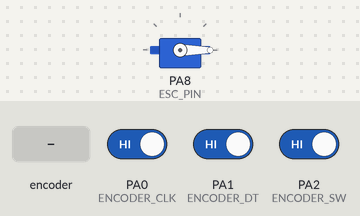
The program below on a simulated STM32 Blue Pill. Parts: servo. Inputs (shaded band) come from the test bench; at power-on: PA2 (ENCODER_SW) HIGH, PA0 (ENCODER_CLK) HIGH, PA1 (ENCODER_DT) HIGH.

Above: at 3.8 s.
3.9 s: PA2 (ENCODER_SW) driven LOW
At 4.4 s:
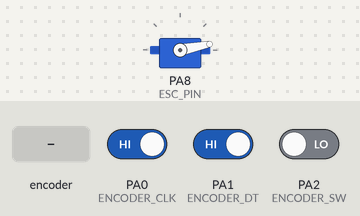
5.4 s: rotary encoder on PA0 (ENCODER_CLK) / PA1 (ENCODER_DT) turned 2 steps (second pin leading)
At 5.9 s:
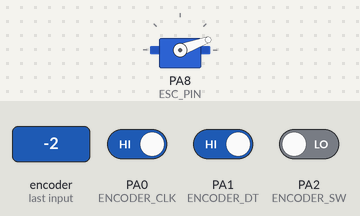
Timing chart, 0 to 8.4 s (numbered marks = the images above; inputs shaded):
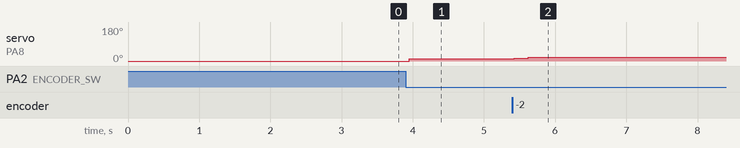

The program:

main.cpp
```cpp
#include <Arduino.h>
#include <Servo.h>

// Pin Definitions
#define ENCODER_CLK PA0
#include <Servo.h>

// Pin Definitions
#define ENCODER_CLK PA0
#define ENCODER_DT  PA1
#define ENCODER_SW  PA2
#define ESC_PIN     PA8

Servo esc;

// Speed Control Limits (Microsecond Servo Pulses)
const int MIN_THROTTLE = 1000;
const int START_SPEED  = 1060;
const int MAX_THROTTLE = 2000;
const int SPEED_STEP   = 25;

// Shared Variables (Used in Interrupts)
volatile int targetSpeed = MIN_THROTTLE;
volatile bool isFanOn    = false;
volatile unsigned long lastEncoderTime = 0;

// Button Tracking
bool lastRawReading  = HIGH;
bool buttonState      = HIGH;
unsigned long lastDebounceTime = 0;
const unsigned long debounceDelay = 50;

// ESC Arming State
bool escArmed = false;
unsigned long armingStartTime = 0;

int lastSentSpeed = -1;

void ISR_EncoderChange() {
  unsigned long currentTime = millis();
  if (currentTime - lastEncoderTime > 5) {
    if (isFanOn) {
      if (digitalRead(ENCODER_DT) == LOW) {
        targetSpeed += SPEED_STEP;
      } else {
        targetSpeed -= SPEED_STEP;
      }
      targetSpeed = constrain(targetSpeed, START_SPEED, MAX_THROTTLE);
    }
    lastEncoderTime = currentTime;
  }
}

void setup() {
  pinMode(ENCODER_CLK, INPUT_PULLUP);
  pinMode(ENCODER_DT, INPUT_PULLUP);
  pinMode(ENCODER_SW, INPUT_PULLUP);

  esc.attach(ESC_PIN, MIN_THROTTLE, MAX_THROTTLE);
  esc.writeMicroseconds(MIN_THROTTLE);
  armingStartTime = millis();

  attachInterrupt(digitalPinToInterrupt(ENCODER_CLK), ISR_EncoderChange, FALLING);
}

void loop() {
  if (!escArmed) {
    if (millis() - armingStartTime >= 3000) {
      escArmed = true;
    }
    return;
  }

  bool rawReading = digitalRead(ENCODER_SW);

  if (rawReading != lastRawReading) {
    lastDebounceTime = millis();
  }

  if ((millis() - lastDebounceTime) > debounceDelay) {
    if (rawReading != buttonState) {
      buttonState = rawReading;
      if (buttonState == LOW) {
        isFanOn = !isFanOn;
        targetSpeed = isFanOn ? START_SPEED : MIN_THROTTLE;
      }
    }
  }
  lastRawReading = rawReading;

  int speedSnapshot;
  noInterrupts();
  speedSnapshot = targetSpeed;
  interrupts();

  if (speedSnapshot != lastSentSpeed) {
    esc.writeMicroseconds(speedSnapshot);
    lastSentSpeed = speedSnapshot;
  }
}
```

Measured:
- after the input at 3.9 s, servo on PA8 (ESC_PIN): 0° → 11° after 0.05 s
- after the input at 5.4 s, servo on PA8 (ESC_PIN): 11° → 15° at once, → 20° 0.20 s later
